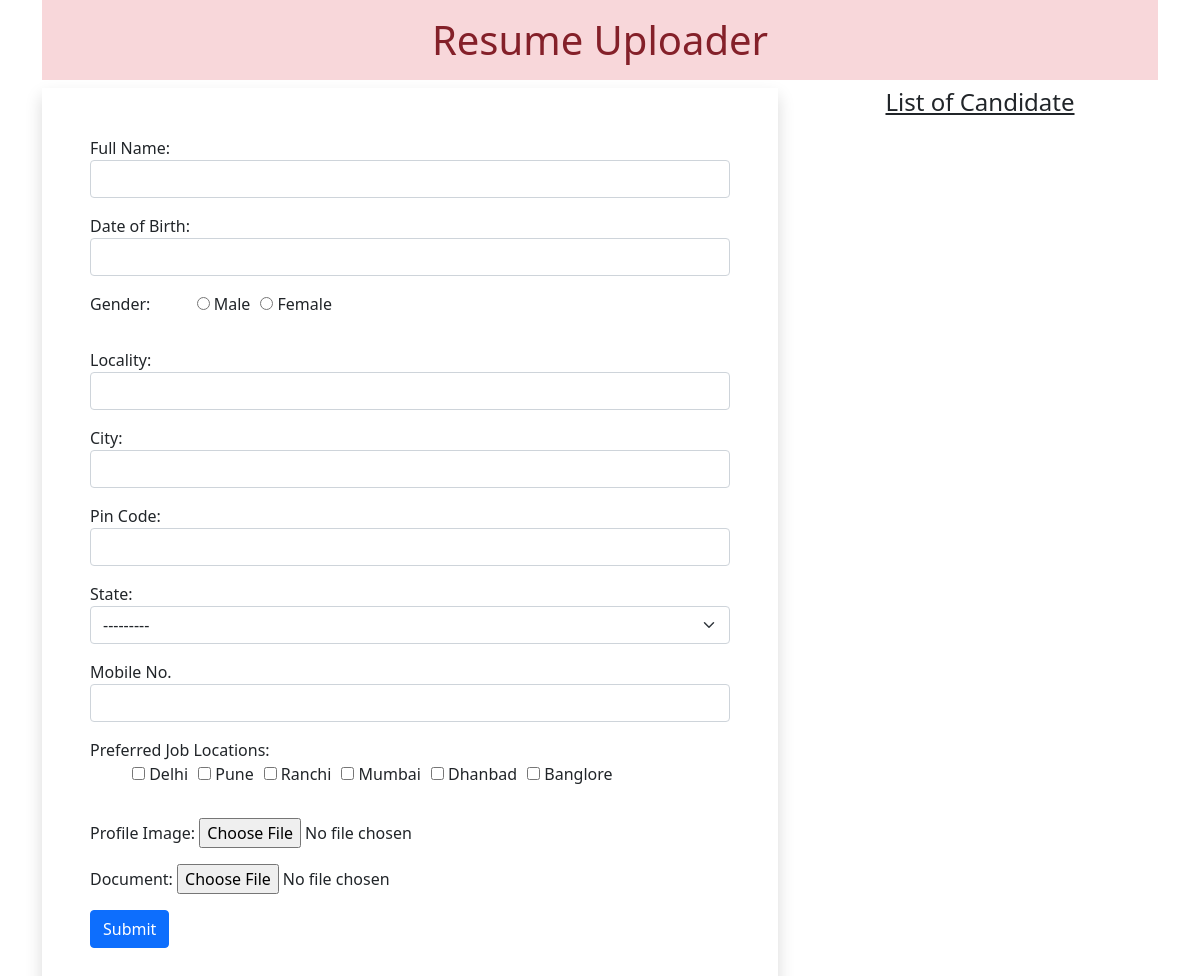
The app's page /, older data.
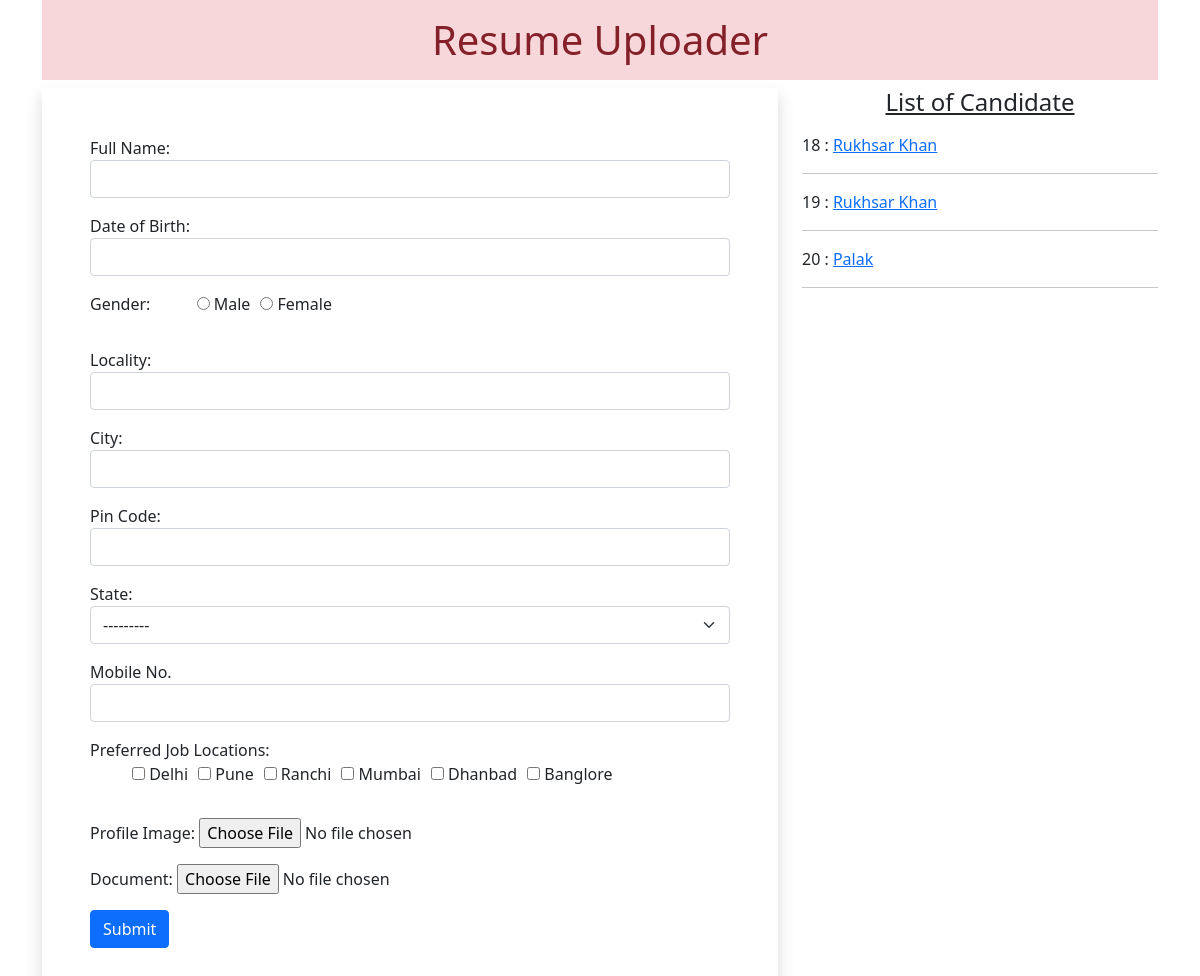
The same page, newer data.
### myapp/models.py (models this page shows)
class Resume(models.Model):
    name = models.CharField(max_length=100)
    dob =  models.DateField(auto_now=False, auto_now_add=False)
    gender = models.CharField(max_length=100)
    locality = models.CharField(max_length=100)
    city = models.CharField(max_length=100)
    pin = models.PositiveIntegerField()
    state = models.CharField(choices=STATE_CHOICES, max_length=50)
    mobile = models.PositiveIntegerField()
    email = models.EmailField()
    job_city = models.CharField(max_length=50)
    profile_image = models.ImageField(upload_to="images", blank=True)
    my_file = models.FileField(upload_to="images", blank=True)

### myapp/views.py (the view, shortened to what this page needs)
# urls.py: path('', views.HomeView.as_view(), name='home'),
class HomeView(View):
    def get(self, request):
        form = ResumeForm()
        candidates = Resume.objects.all()
        return render(request, 'myapp/home.html',{'candidates':candidates, 'form':form})

### myapp/templates/myapp/home.html (shortened to what this page needs)
<!DOCTYPE html>
{% load static %}
<html lang="en">
<head>
 <link href="https://cdn.jsdelivr.net/npm/bootstrap@5.0.0-beta2/dist/css/bootstrap.min.css" rel="stylesheet">
 <link rel="stylesheet" href="//code.jquery.com/ui/1.12.1/themes/base/jquery-ui.css">
</head>
<body>
   <div class="container mb-5">
  <h1 class="alert-danger text-center p-3">Resume Uploader</h1>
  <div class="row">
   <div class="col-sm-8">
    <form action="" method="post" enctype="multipart/form-data" class="shadow p-5">
     {% for fm in form %}
       <div class="form-group mb-3">
       {{fm.label_tag}} {{fm}} <small class="text-danger">{{fm.errors|striptags}}</small>
       </div>
     {% endfor %}
     <input type="submit" value="Submit" class="btn btn-primary">
    </form>
   </div>
   <div class="col-sm-4">
    <h4 class="text-center mb-3"><u>List of Candidate</u></h4>
    {% for candidate in candidates %}
     {{candidate.id}} : <a href="{% url 'candidate' candidate.id %}">{{candidate.name}}</a>
     <hr>
    {% endfor %}
   </div>
  </div>
 </div>
</body>
</html>

Row changes from the older to the newer data that the page shows:
added Resume: id "18", name "Rukhsar Khan"
added Resume: id "19", name "Rukhsar Khan"
added Resume: id "20", name "Palak"
